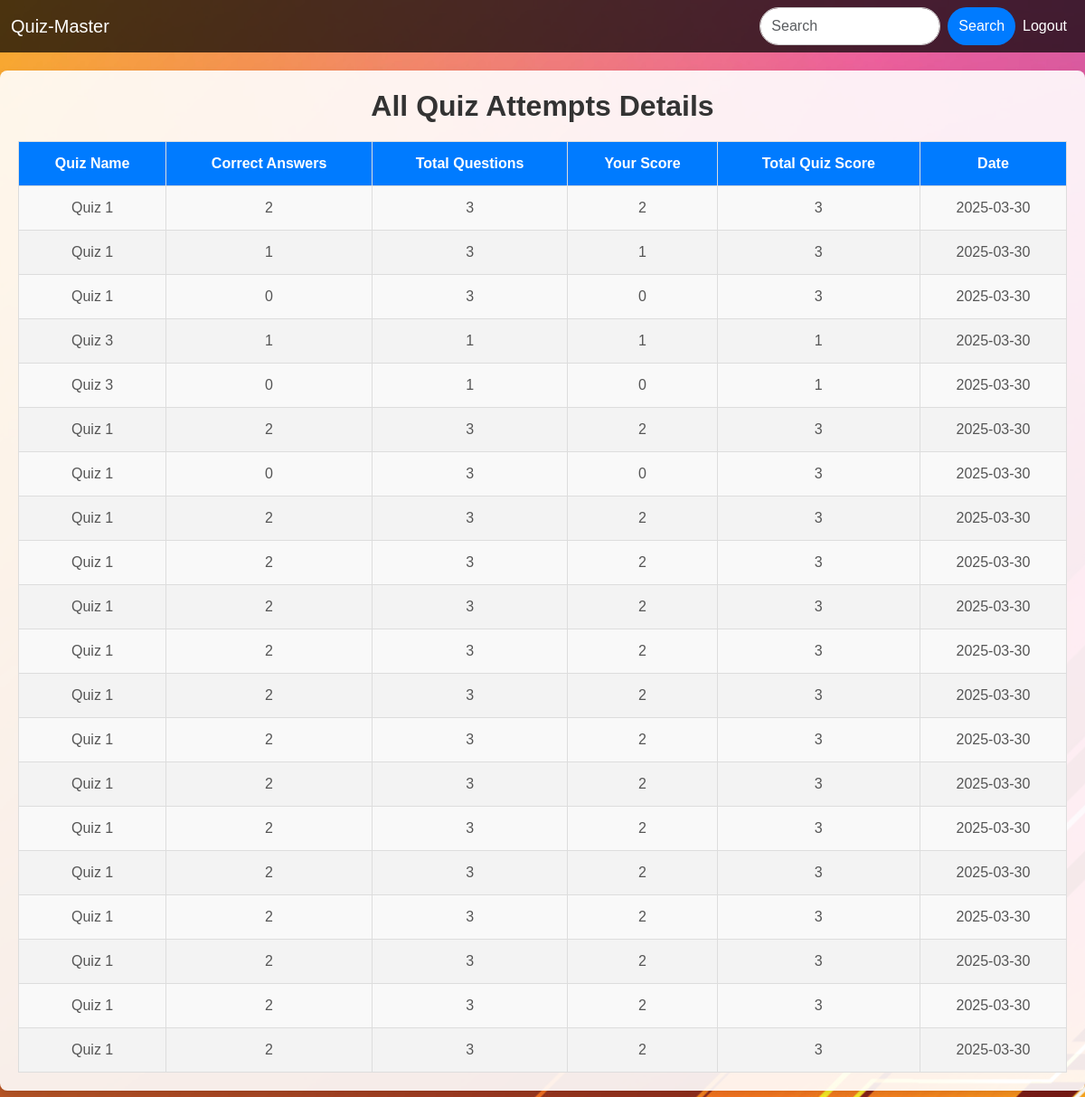
/user_scores (signed in), run on an earlier commit of the app's database.
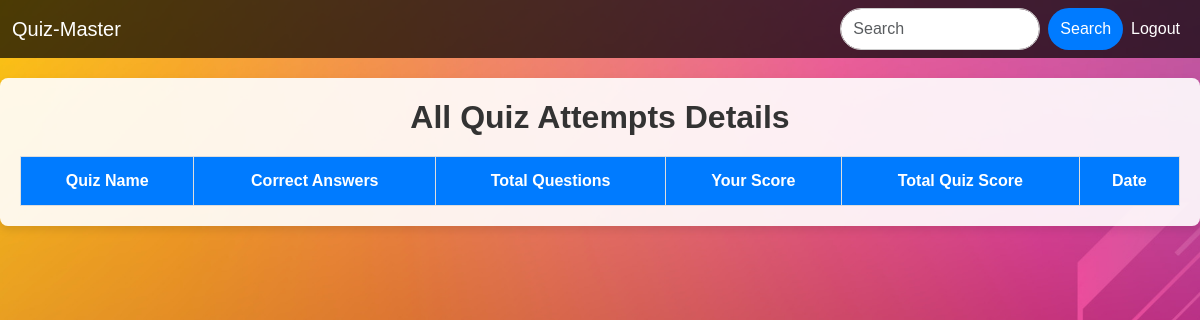
And on a later commit of the database.
### controller/Models.py (models this page shows)
class QuizAttempt(db.Model):
    __tablename__ = 'quiz_attempts'
    attempt_id = db.Column(db.Integer, primary_key=True)
    user_id = db.Column(db.Integer, db.ForeignKey('user.user_id'), nullable=False)
    quiz_id = db.Column(db.Integer, db.ForeignKey('quiz.quiz_id'), nullable=False)
    score = db.Column(db.Integer, nullable=False)
    total_score = db.Column(db.Integer, nullable=False)
    attempt_date = db.Column(db.DateTime, default=datetime.utcnow)
    user = db.relationship('User', back_populates='user_quiz_attempts', overlaps="quiz_attempts,user_quiz_attempts")
    quiz = db.relationship('Quiz', backref='quiz_attempts', foreign_keys=[quiz_id])

class Quiz(db.Model):
    quiz_id = db.Column(db.Integer, primary_key=True)
    chapter_id = db.Column(db.Integer, db.ForeignKey('chapter.chap_id'))
    date_of_quiz = db.Column(db.Date, nullable=False)
    quiz_name = db.Column(db.String(120), unique=False, nullable=False)
    time_duration = db.Column(db.Integer, nullable=False)
    remarks = db.Column(db.String, nullable=True)

### controller/routes.py (the view)
@app.route('/user_scores')
def user_scores():
    if 'user_email' not in session:
        flash('You need to log in to view your scores!')
        return redirect(url_for('login'))
    user = User.query.filter_by(user_email=session['user_email']).first()
    attempts = QuizAttempt.query.filter_by(user_id=user.user_id).all()
    return render_template('user_scores.html', attempts=attempts)

### templates/user_scores.html
{% extends 'base.html' %}
{% block content %}
<div class="table-container">
    <h2 class="table-title">
            All Quiz Attempts Details
    </h2>
    <table class="styled-table">
        <thead>
            <tr>
                <th>Quiz Name</th>
                <th>Correct Answers</th>
                <th>Total Questions</th>
                <th>Your Score</th>
                <th>Total Quiz Score</th>
                <th>Date</th>
            </tr>
        </thead>
        <tbody>
            {% for attempt in attempts %}
                <tr>
                    <td>{{ attempt.quiz.quiz_name }}</td>
                    <td>{{ attempt.score }}</td>
                    <td>{{ attempt.total_score }}</td>
                    <td>{{ attempt.score }}</td>
                    <td>{{ attempt.total_score }}</td>
                    <td>{{ attempt.attempt_date.strftime('%Y-%m-%d') }}</td>
                </tr>
            {% endfor %}
        </tbody>
    </table>
</div>
{% endblock %}

What changed in the data, as far as the page shows it:
removed QuizAttempt: quiz.quiz_name "Quiz 1", score "2", total_score "3", attempt_date "2025-03-30"
removed QuizAttempt: quiz.quiz_name "Quiz 1", score "1", total_score "3", attempt_date "2025-03-30"
removed QuizAttempt: quiz.quiz_name "Quiz 1", score "0", total_score "3", attempt_date "2025-03-30"
removed QuizAttempt: quiz.quiz_name "Quiz 3", score "1", total_score "1", attempt_date "2025-03-30"
removed QuizAttempt: quiz.quiz_name "Quiz 3", score "0", total_score "1", attempt_date "2025-03-30"
removed QuizAttempt: quiz.quiz_name "Quiz 1", score "2", total_score "3", attempt_date "2025-03-30"
removed QuizAttempt: quiz.quiz_name "Quiz 1", score "0", total_score "3", attempt_date "2025-03-30"
removed QuizAttempt: quiz.quiz_name "Quiz 1", score "2", total_score "3", attempt_date "2025-03-30"
removed QuizAttempt: quiz.quiz_name "Quiz 1", score "2", total_score "3", attempt_date "2025-03-30"
removed QuizAttempt: quiz.quiz_name "Quiz 1", score "2", total_score "3", attempt_date "2025-03-30"
removed QuizAttempt: quiz.quiz_name "Quiz 1", score "2", total_score "3", attempt_date "2025-03-30"
removed QuizAttempt: quiz.quiz_name "Quiz 1", score "2", total_score "3", attempt_date "2025-03-30"
removed QuizAttempt: quiz.quiz_name "Quiz 1", score "2", total_score "3", attempt_date "2025-03-30"
removed QuizAttempt: quiz.quiz_name "Quiz 1", score "2", total_score "3", attempt_date "2025-03-30"
removed QuizAttempt: quiz.quiz_name "Quiz 1", score "2", total_score "3", attempt_date "2025-03-30"
removed QuizAttempt: quiz.quiz_name "Quiz 1", score "2", total_score "3", attempt_date "2025-03-30"
removed QuizAttempt: quiz.quiz_name "Quiz 1", score "2", total_score "3", attempt_date "2025-03-30"
removed QuizAttempt: quiz.quiz_name "Quiz 1", score "2", total_score "3", attempt_date "2025-03-30"
removed QuizAttempt: quiz.quiz_name "Quiz 1", score "2", total_score "3", attempt_date "2025-03-30"
removed QuizAttempt: quiz.quiz_name "Quiz 1", score "2", total_score "3", attempt_date "2025-03-30"
